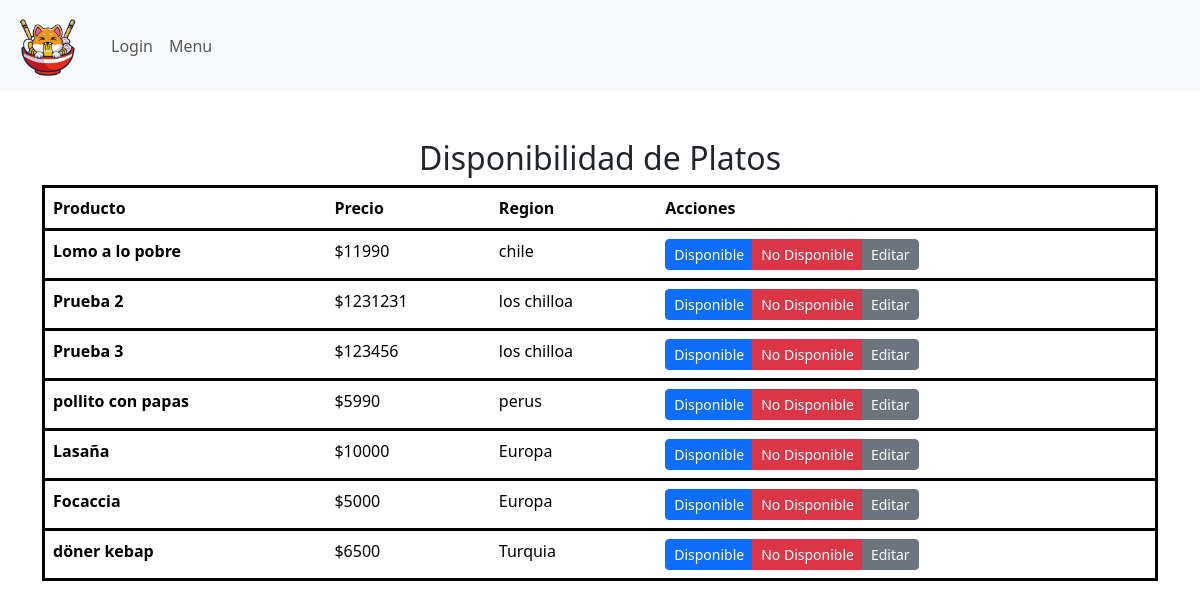
The page /menuadmin on the database as committed earlier.
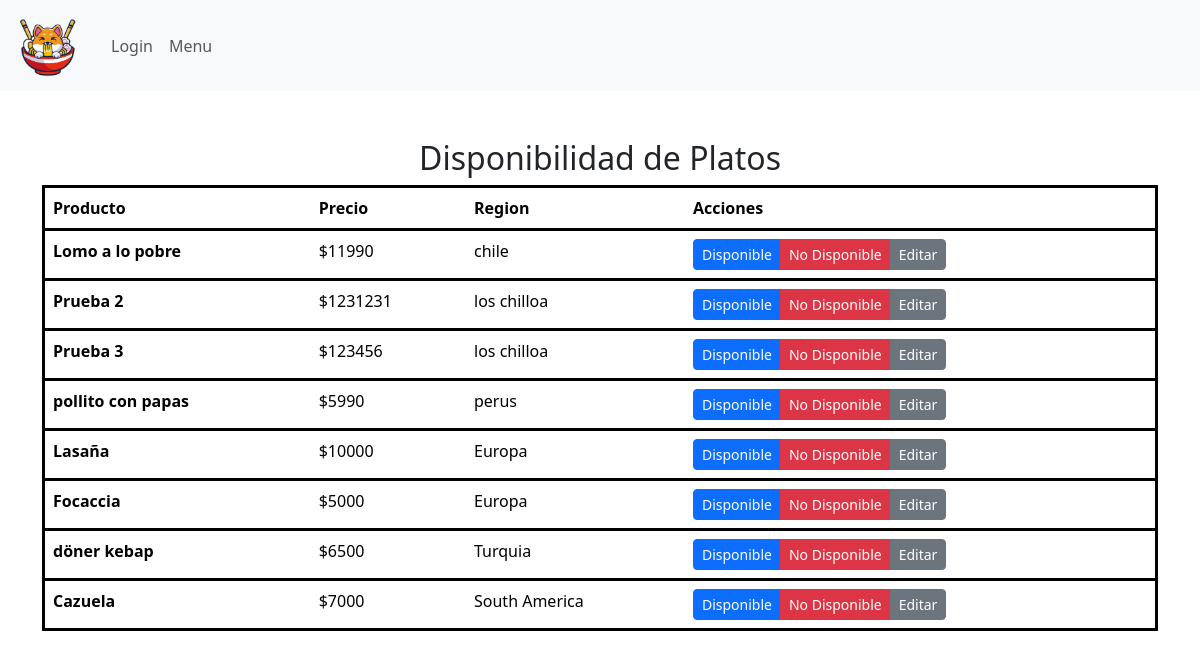
The same page on the database as committed later.
### appweb/models.py (models this page shows, shortened)
class Platos(models.Model):
    ID_Plato = models.AutoField(primary_key=True, help_text="Id del plato")
    Nombre = models.CharField(max_length=50)
    Costo = models.IntegerField()
    Region = models.CharField(max_length=50)
    Cantidad_Comensales = models.IntegerField()
    Descripcion = models.TextField(max_length=200)
    Disponibilidad = models.BooleanField(default=0)
    imagen = models.ImageField(upload_to="Platos", null=True)

### appweb/views.py (the view)
# urls.py: path('menuadmin', menuadmin , name='menuadmin'),
def menuadmin(request):
    Menu_local = Platos.objects.all()
    data = {
        "Menu" : Menu_local
    }
    return render(request,"mantenedor/admin/menuadmin.html", data)

### appweb/templates/mantenedor/admin/menuadmin.html
{% extends 'base.html' %}
{% load static %}
{% load crispy_forms_tags %}
{% block contenido %}
<div class="container mt-5" style="height: 760px;">
    <div class="text-center">
        <h2 class="mt-4"> Disponibilidad de Platos </h2>
    </div>
    <table class="table">
        <thead>
            <tr class="border border-3 border border-black black-row">
                <th scope="col"><b>Producto</b></th>
                <th scope="col"><b>Precio</b></th>
                <th scope="col"><b>Region</b></th>
                <th scope="col"><b>Acciones</b></th>
            </tr>
        </thead>
        <tbody>
            {% for m in Menu %}
            <tr class="border border-3 border border-black black-row" style="margin-bottom: 10px;">
                <th scope="row">{{ m.Nombre }}</th>
                <td>${{ m.Costo }}</td>
                <td>{{ m.Region }}</td>
                <td class="text-right">
                    <div class="btn-group justify-content-end">
                        <a href="{% url 'activaplato' m.Nombre %}" class="btn btn-primary btn-sm">Disponible</a>
                        <a href="{% url 'desactivaplato' m.Nombre %}" class="btn btn-danger btn-sm">No Disponible</a>
                        <a href="{% url 'modificarmenu' m.Nombre %}" class="btn btn-secondary btn-sm">Editar</a>
                    </div>
                </td>
            </tr>
            {% endfor %}
        </tbody>
    </table>
</div>
{% endblock %}

Rows that differ between the two databases and show on the page:
added Platos: Nombre "Cazuela", Costo "7000", Region "South America"
